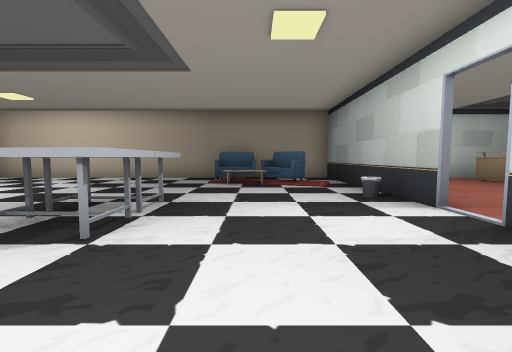
View 1 (above)

17 first-person views from a walk through a 3-D level made in the Unity game engine. The camera is 1.3 m above the floor, tilts 4° down and sees 90° across. Doors are open. The floor is counted in squares, 2 m on a side. Each view is taken from the middle of a square. On the plan, view 1 faces up. The plan holds only what a view shows up to about 9 squares ahead; the rest is blank. The player is left out. Some surface patterns are stand-ins.

View 2
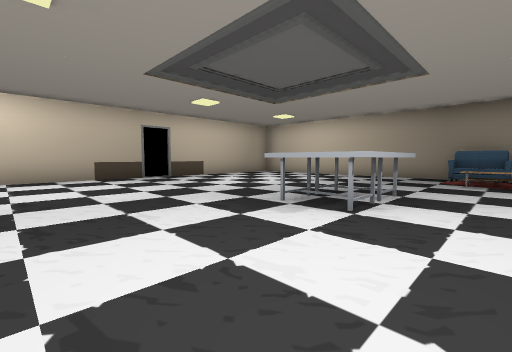

View 3
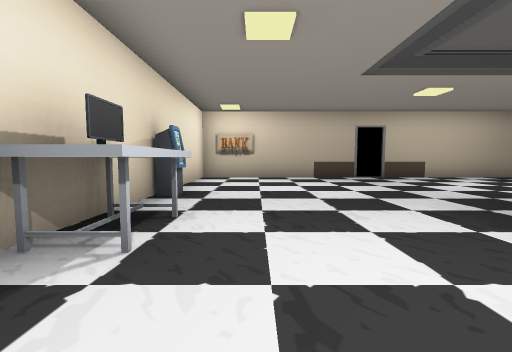

View 4
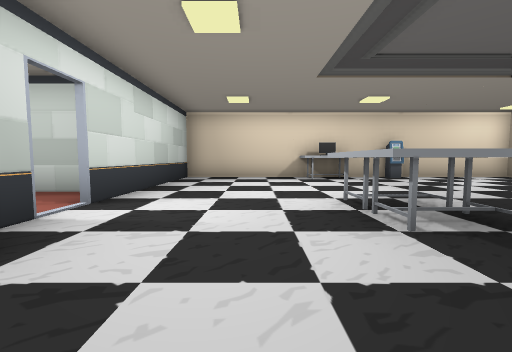

View 5
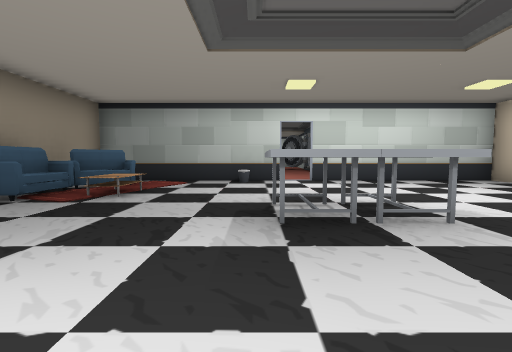

View 6
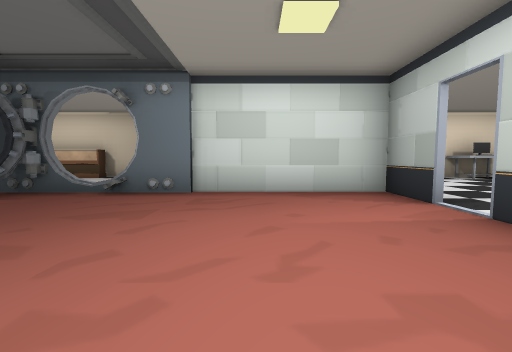

View 7
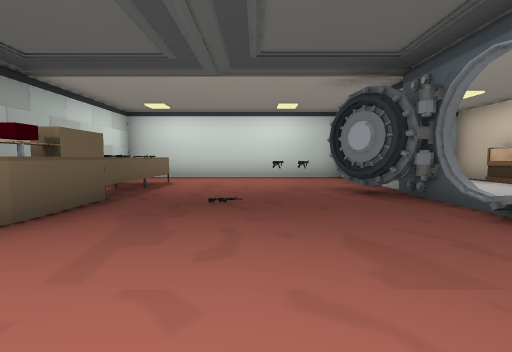

View 8
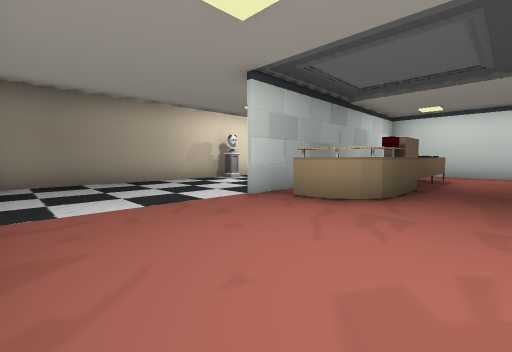

View 9
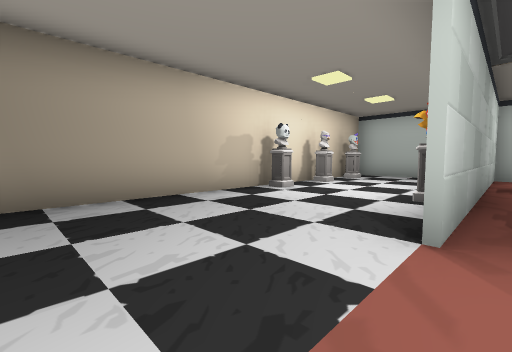

View 10
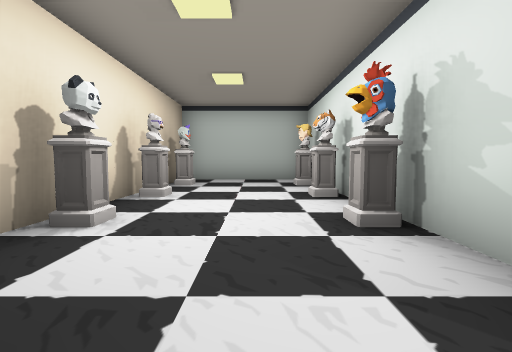

View 11
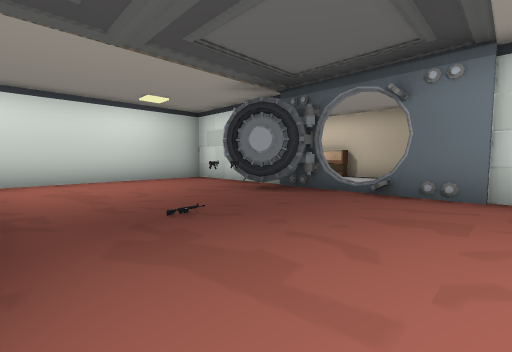

View 12
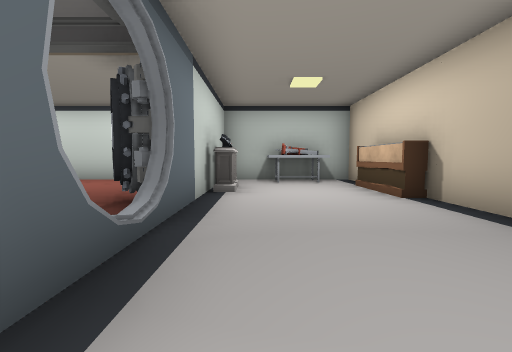

View 13
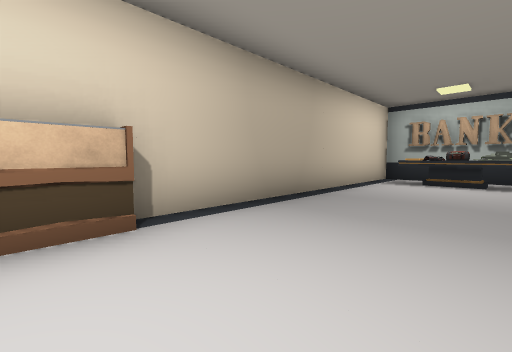

View 14
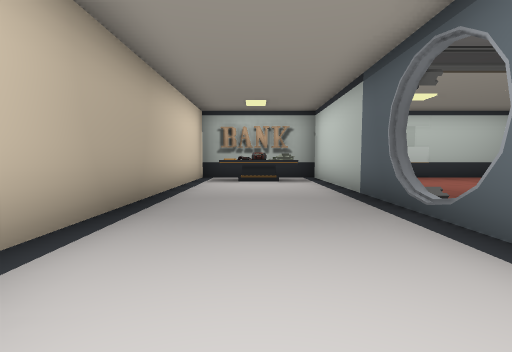

View 15
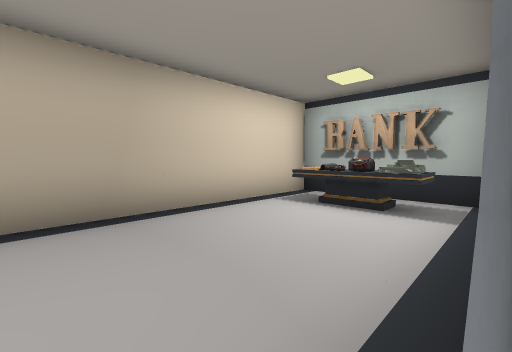

View 16
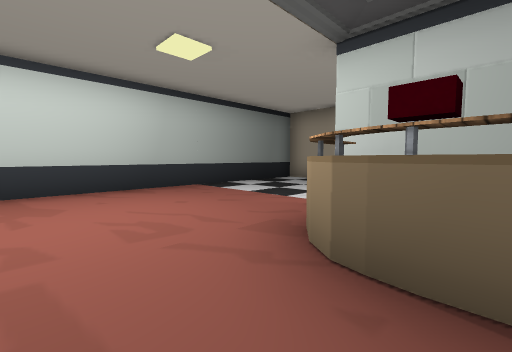

View 17
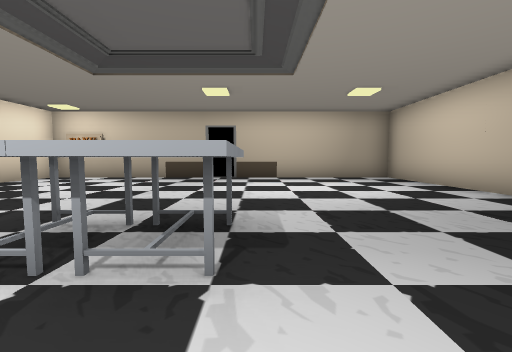

### Floor plan
Points are (right, up) in squares from view 1. A wall is a line through its corners. A room is listed if a view was taken in it or the views show most of it. See-through windows are left out.
Room 1 (views 1, 2, 3, 4, 5, 17)
walls: (-4, 8.3) (-8.6, 8.3) (-8.6, -2.8) (2, -2.8); (2.4, 3.2) (2.4, 8.3); (-1.1, 8.3) (-3.9, 8.3); (1.2, 8.3) (-0.1, 8.3); (2.4, -2.9) (2.4, 2.5)
ways out: open door at (3, 3) to room 2; open door at (-8, 3)
objects: cash machine (-5, -3); computer (-3, -2) to (-2, -2); table (-2, 2); table (-2, 3); sofa (-1, 8) to (0, 8); table (0, 7); sofa (1, 7) to (1, 8)
Room 2 (views 6, 7, 8, 9, 10, 11, 16)
walls: (8.1, 6.2) (8.1, 6.8); (7.5, 8.5) (11, 8.5); (8.5, 6.3) (7.6, 6.3); (8.9, 1.5) (10.6, 2.5); (8.9, 1.3) (9.4, 1.3); (8.5, 1.1) (10.4, 1.1); (8.9, 1.2) (9.7, 1.6); (2.5, 2.5) (2.5, 1); (13.7, 8.8) (13.7, 12); (2.4, 1.1) (7.5, 1.1); (12.4, 1.1) (13.7, 1.1) (13.7, 8.3) (6.1, 8.3); (13.1, 12.2) (2.5, 12.2) (2.5, 3.2)
ways out: open door at (3, 3) to room 1; opening at (8, 1) to room 3; opening at (12, 1.5) to room 3
objects: desk (7, 7); other object (9, 3); other object (9, 4); desk (9, 7); other object (9, 9); other object (9, 12); other object (10, 7); other object (10, 12); other object (11, 9); other object (12, 7) to (12, 8); other object (12, 9); other object (12, 12)
Room 3 (views 12, 13, 14, 15)
walls: (7.5, 1) (2.5, 1) (2.5, -2.9); (8.9, 0.9) (8.9, 1.2); (10.2, -2.4) (12.1, -2.4); (9.4, 1.3) (9.1, 1.8); (10.5, 1) (8.6, 1); (12.5, -2.8) (13.7, -2.8) (13.7, 0.6); (2, -2.8) (10.2, -2.8)
ways out: opening at (8, 1) to room 2; opening at (12, 1.5) to room 2
objects: table (3, -2) to (4, 0); other object (11, 1); other object (12, 1); table (13, -2) to (13, -1)

Positions as (right, up) in squares from view 1, and headings:
1: (0, 0), facing up
2: (0, -1), facing up-left
3: (0, -1), facing left
4: (0, 6), facing down
5: (-5, 4), facing right
6: (5, 6), facing down
7: (5, 4), facing right
8: (3, 5), facing up-right
9: (4, 8), facing up-right
10: (6, 10), facing right
11: (6, 6), facing down-right
12: (6, 0), facing right
13: (11, 0), facing down-left
14: (11, -1), facing left
15: (8, 1), facing down-left
16: (8, 5), facing up-left
17: (0, 4), facing left
